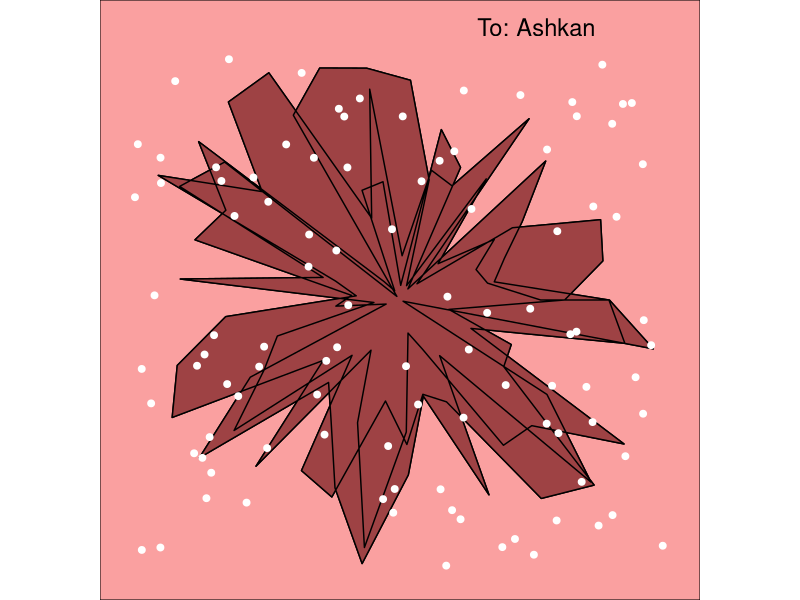

Write the R code that produced this figure.
library(ggplot2)

generate_random_shape <- function(num_points, num_cycles) {
  # Generate random angles
  angles <- seq(0, 2 * pi, length.out = num_points)

  # Generate random radii
  radii <- runif(num_points, min = 0, max = 1)

  # Generate x and y coordinates using sine and cosine
  x <- radii * cos(angles * num_cycles)
  y <- radii * sin(angles * num_cycles)

  # Create a data frame with the coordinates
  df <- data.frame(x = x, y = y)

  # Create the plot without colors
  plot <- ggplot(df, aes(x = x, y = y)) +
    geom_polygon(fill = "white", color = "black") +
    coord_equal(xlim = c(-1, 1), ylim = c(-1, 1)) +
    theme_void()

  # Return the plot
  plot
}





generateRandomShape <- function(num_points) {
  x_coords <- c()
  y_coords <- c()

  # generate random coordinates to make shape
  for (i in 1:num_points) {
    
    x <- runif(1)
    y <- runif(1)

    # append the coordinates to the lists
    x_coords <- c(x_coords, x)
    y_coords <- c(y_coords, y)
  }

  # create data frame with coordinates
  shape_data <- data.frame(x = x_coords, y = y_coords)

  # make plot 
  plot <- ggplot(shape_data, aes(x, y)) +
    geom_polygon(fill = "white", color = "black") +
    theme_void() +
    theme(plot.margin = margin(0, 0, 0, 0))
  return(plot)
}












add_color_to_shape <- function(shape, shape_color, background_color) {
  # Modify the aesthetics to change shape color
  shape <- shape +
    geom_polygon(fill = shape_color, color = "black")

  # Add background color
  shape <- shape +
    theme(plot.background = element_rect(fill = background_color))

  # Return the modified shape
  shape
}



confetti_star <- function(plot, n, color = "red", size = 2) {
  random_points <- data.frame(x = runif(n, min = -1, max = 1),
                              y = runif(n, min = -1, max = 1))

  plot <- plot +
    geom_point(data = random_points, aes(x = x, y = y), shape = 8, color = color, size = size)

  return(plot)
}



confetti_diamond <- function(plot, n, color = "red", size = 2) {
  random_points <- data.frame(x = runif(n, min = -1, max = 1),
                              y = runif(n, min = -1, max = 1))

  plot <- plot +
    geom_point(data = random_points, aes(x = x, y = y), shape = 18, color = color, size = size)

  return(plot)
}


confetti_circle <- function(plot, n, color = "red", size = 2) {
  random_points <- data.frame(x = runif(n, min = -1, max = 1),
                              y = runif(n, min = -1, max = 1))

  plot <- plot +
    geom_point(data = random_points, aes(x = x, y = y), shape = 19, color = color, size = size)

  return(plot)
}




add_text <- function(art, text, size) {
  art <- art +
    annotate("text", x = 0.5, y = 1, label = text, hjust = 0.5, vjust = 0.5, size = size)
  return(art)
}



# Generate the shape

shape1 <- generate_random_shape(num_points = 100, num_cycles = 3)

shape1 <- add_text(art = shape1, text = "To: Ashkan", size = 6)


# Add color to the shape
shape1 <- add_color_to_shape(shape1, shape_color = "#9E4244", background_color = "#FAA0A0")
shape1 <- confetti_circle(shape1, n =100, color = "white", size = 2)

# Display the shape with color
print(shape1)









